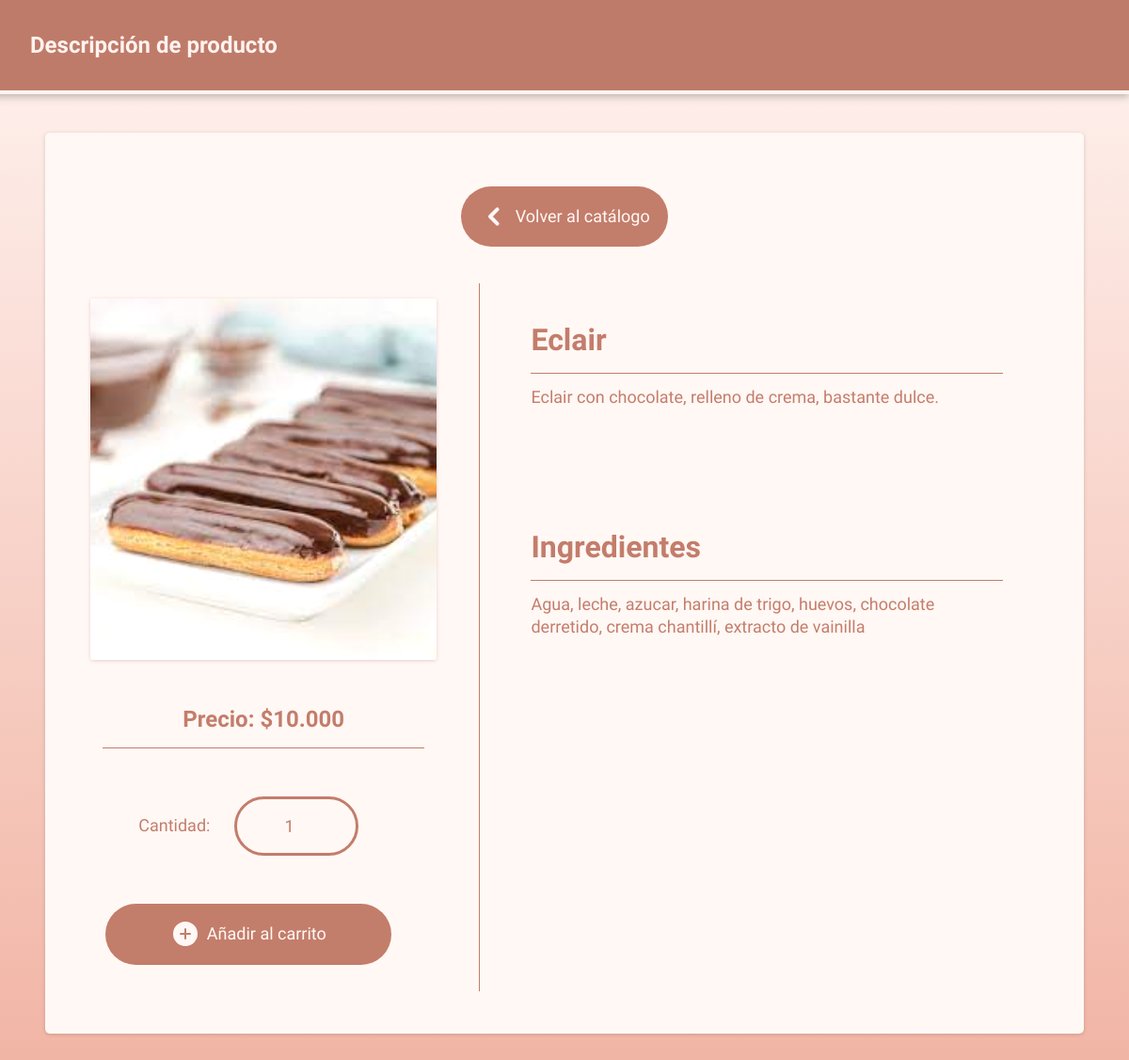
The app's page /viewproduct.php?id=7&sc=0 with its own data.
### tables this page shows
CREATE TABLE `productdata` (
  `product_id` int(11) NOT NULL,
  `product_name` varchar(50) NOT NULL,
  `product_desc` varchar(200) NOT NULL,
  `product_uniprice` int(20) NOT NULL,
  `product_ingredients` varchar(200) NOT NULL,
  `product_category` varchar(50) NOT NULL,
  `product_image` varchar(50) NOT NULL,
  `product_options` varchar(500) DEFAULT NULL
);

### common/productinfo.php (the view, shortened to what this page needs)
<?php
if (isset($_GET["id"])) {
    $getid = $_GET["id"];
    prodinfo($conn, $getid);
}
function checkProd($conn)
{
    $sql = "SELECT * FROM scdata WHERE user_mail = '" . $_SESSION["user_mail"] . "' AND user_product = '" . $_SESSION["session_curProductId"] . "'";
    $result = $conn->query($sql);
    if ($result->num_rows > 0) {
        $_SESSION["data_canAdd"] = false;
        $x = "
            <script>
                document.write(minusb);
            </script>
            <p>Quitar del carrito</p>";
        return $x;
    } else {
        $x = "
        <script>
            document.write(plusb);
        </script>
        <p>Añadir al carrito</p>";
        return $x;
    }
}
function checkOrigin($conn)
{
    if (isset($_GET["sc"])) {
        $sc = $_GET["sc"];
        if ($sc == "0") {
            $x = "
                <a href='catalogue.php?filter={$_SESSION["data_curFilter"]}'>
                    <div class='icontext'>
                        <script>
                            document.write(leftb);
                        </script>
                        <p>Volver al catálogo</p>
                    </div>
                </a>
                    ";
            return $x;
        } else if ($sc == "1") {
            $x = "
                <a href='shopcart.php'>
                    <div class='icontext'>
                        <script>
                            document.write(leftb);
                        </script>
                        <p>Volver a tu carrito</p>
                    </div>
                </a>
                ";
            return $x;
        } else if ($sc == "2") {
            $x = "
                <a href='ordersquery.php'>
                    <div class='icontext'>
                        <script>
                            document.write(leftb);
                        </script>
                        <p>Volver a consultar tu pedido</p>
                    </div>
                </a>
                ";
            return $x;
        }
    } else {
        echo "<script>console.log('can't get id[sc]')</script>";
    }
}
function prodinfo($conn, $getid)
{
    $sql = "SELECT * FROM productdata WHERE product_id='$getid'";
    $result = $conn->query($sql);
    showProduct($result, $conn);
}
function showProduct($result, $conn)
{
    if ($result->num_rows > 0) {
        $row = $result->fetch_assoc();
        $product_id = $row["product_id"];
        $product_name = $row["product_name"];
        $product_desc = $row["product_desc"];
        $product_uniprice = $row["product_uniprice"];
        $product_ingredients = $row["product_ingredients"];
        $product_image = $row["product_image"];
        $buttonDisplay = checkProd($conn);
        $backType = checkOrigin($conn);
        $adminModify = adminFunctionality($product_id);
        echo "
            $backType
            <div class='catalog-container'>
                <div class='catalog-leftdetails'>
                    <img src='files/products/" . $product_image . "' type='viewproduct'>
                    <h2 style='text-align:center' t='bb'>Precio: $" . formatCop($product_uniprice) . "</h2>
                    <form style='margin: 0;' method='post' class='main-maxw main-nm' action='common/addproduct.php?id=$product_id'>
                        ";
        if ($_SESSION["data_canAdd"] == true) {
            echo "
            <div class='main-nm'>
                <div class='main-row main-textcenter'>
                    <div class='main-row'>
                        <p>Cantidad: </p>
                        <input type='number' class='main-inputalt main-textcenter' style='width: 3em' min='1' max='10' value='1' name='product_amount'>
            ";
            echo "
                        </div>
                    </div>
                </div>
            ";
        }
        echo "
                        <button class='icontext main-maxw main-buttonpadding' type='submit' name='prodAmount_set'>
                            " . $buttonDisplay . "
                        </button>
                    $adminModify
                    </form>
                </div>
                <div class='catalog-rightdetails'>
                    <div style='margin-bottom: 8rem;'>
                        <h1 t='bb'>" . $product_name . "</h1>
                        <p>" . $product_desc . "</p>
                    </div>
                    <div>
                        <h1 t='bb'>Ingredientes</h1>
                        <p>" . $product_ingredients . "</p>
                    </div>
                </div>
            </div>
        ";
    }
}
function formatCOP($value)
{
    $x = number_format($value, 0, '', '.');
    return $x;
}

### style.css (style rules this page uses)
:root { --co1: #F5EEE6; --co2: #FFF8E3; --co3: #F3D7CA; --co4: #dd8097; --co5: #E1F0DA; --co6: #ACFADF; --co7: #94ADD7; --co8: #7C73C0; --co4u: #a05467; --co4b: #bd6c80; --co4ba: rgb(189, 108, 128, 70%); --co4fa: rgb(221, 128, 151, 30%); --lightshadow: rgba(0, 0, 0, 0.24) 0px 3px 8px; --lightshadow2: rgba(0, 0, 0, 0.24) 0px 6px 11px; --shadow2: rgba(100, 100, 111, 0.2) 0px 7px 29px 0px; --brdshdw1: rgba(0, 0, 0, 0.16) 0px 1px 4px; --brdshdw2: rgba(0, 0, 0, 0.02) 0px 1px 3px 0px, rgba(27, 31, 35, 0.15) 0px 0px 0px 1px; --border01: 2px solid var(--co4); }
* { font-family: "Varela Round"; color: var(--co1); min-width: 0; }
.main-buttonpadding { padding: 2.02em !important; }
.main-nm { margin: 0 !important; margin-right: 0 !important; }
.main-textcenter { text-align: center; }
.main-maxw { box-sizing: border-box; width: calc(100% - 2em); }
.main-inputalt { border-color: var(--co4) !important; color: var(--co4) !important; }
.main-inputalt::placeholder { color: var(--co4) !important; filter: opacity(50%); }
.main-row { display: flex; flex-direction: row; align-items: center; justify-content: center; flex-wrap: wrap; box-sizing: border-box; }
a { cursor: pointer; text-decoration: none; }
body { background: linear-gradient(180deg, var(--co1) 0%, var(--co3)); margin: 0; color: var(--co8); }
input { transition: all 0.1s; margin: 10px; text-align: left; }
input[type="text"], [type="password"], [type="number"], [type="email"] { background-color: transparent; border: 3px var(--co1) solid; border-radius: 16em; padding-top: 1em; padding-bottom: 1em; padding-left: 2em; padding-right: 2em; font-size: 18px; color: var(--co1); }
input::placeholder { color: var(--co3); font-size: 18px; filter: opacity(50%); }
button, .butt { text-decoration: none; margin: 15px; background-color: var(--co2); color: var(--co4); font-size: 16px; padding: 1.5rem 2rem; border-style: none; border-radius: 5rem; cursor: pointer; transition: all 0.1s; }
form { display: flex; flex-direction: column; justify-content: center; align-items: center; }
img[type="viewproduct"] { margin: 0; margin-bottom: 2rem; width: 100%; height: 24rem; object-fit: cover; border-radius: 0.2rem; box-shadow: var(--brdshdw1); }
.catalog-container { display: flex; flex-direction: row; align-items: center; justify-content: space-evenly; width: 100%; max-width: 100%; flex-wrap: wrap; }
.catalog-leftdetails { left: 0; width: 40%; padding: 1rem; padding-right: 2.8rem !important; border-right: 0.1rem var(--co4) solid; overflow: hidden; margin: 0 !important; }
.catalog-leftdetails .icontext, .bodybg .icontext { height: 3rem; background-color: var(--co4) !important; justify-content: center; }
.catalog-leftdetails .icontext *, .bodybg .icontext * { color: var(--co1) !important; }
.catalog-rightdetails { right: 0; width: 60%; padding: 1rem; }
h1[t="bb"], h2[t="bb"], h3[t="bb"], h4[t="bb"], h5[t="bb"], h6[t="bb"] { padding-bottom: 1rem; border-bottom: 1px var(--co4) solid; }
.catalog-container:has(.catalog-leftdetails) { flex-wrap: nowrap; justify-content: flex-start; align-items: flex-start; }
.bodybg p { font-size: 18px; line-height: 1.5rem; color: var(--co4u); }
.icontext { display: flex; flex-direction: row; justify-content: space-evenly; align-items: center; background-color: var(--co1); padding: 0.5rem 1rem; border-radius: 5rem; transition: all 0.1s; }
.icontext * { margin: 0.2rem !important; color: var(--co4) !important; }
.icontext p { font-weight: lighter; }
.undernav * { color: var(--co4); margin: 0.8rem; }
.innerbody h1, h2, h3, h4, h5, h6 { color: var(--co1); }

### records on screen
productdata: product_image (picture), product_uniprice "10.000", product_name "Eclair", product_desc "Eclair con chocolate, relleno de crema, bastante dulce.", product_ingredients "Agua, leche, azucar, harina de trigo, huevos, chocolate derretido, crema chantillí, extracto de vainilla"

### other values on screen
$pagename "Descripción de producto"
